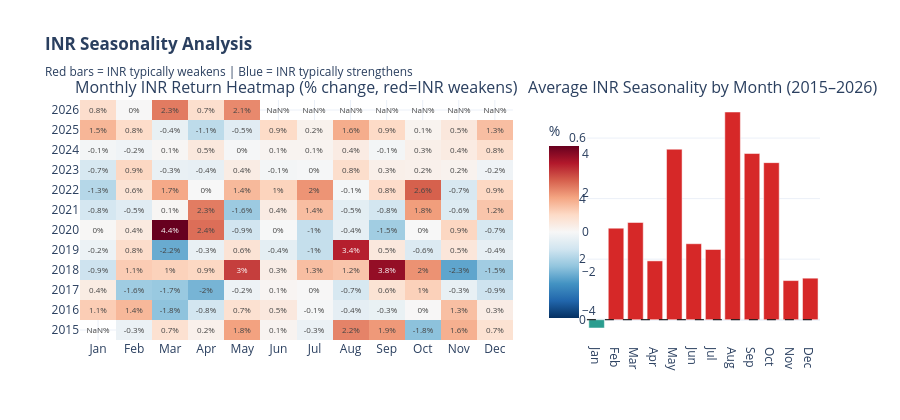

The code cell stored with this chart in its notebook:
### Code cell
# ── MONTHLY SEASONALITY HEATMAP ─────────────────────────
# Which month does INR typically weaken or strengthen?
monthly_ret = monthly.pct_change() * 100
heat_df = pd.DataFrame({
    "year":  monthly_ret.index.year,
    "month": monthly_ret.index.month,
    "ret":   monthly_ret.values
}).dropna()

pivot = heat_df.pivot_table(index="year", columns="month", values="ret", aggfunc="mean")
pivot.columns = ["Jan","Feb","Mar","Apr","May","Jun",
                 "Jul","Aug","Sep","Oct","Nov","Dec"]

avg_by_month = heat_df.groupby("month")["ret"].mean()
months_full  = ["Jan","Feb","Mar","Apr","May","Jun",
                "Jul","Aug","Sep","Oct","Nov","Dec"]

fig2 = make_subplots(
    rows=1, cols=2,
    subplot_titles=["Monthly INR Return Heatmap (% change, red=INR weakens)",
                    "Average INR Seasonality by Month (2015–2026)"],
    column_widths=[0.65, 0.35]
)

fig2.add_trace(go.Heatmap(
    z=pivot.values, x=list(pivot.columns), y=[str(y) for y in pivot.index],
    colorscale="RdBu_r", zmid=0,
    colorbar=dict(title="%", len=0.9, x=0.62),
    text=np.round(pivot.values,1), texttemplate="%{text}%",
    textfont=dict(size=8)
), row=1, col=1)

fig2.add_trace(go.Bar(
    x=months_full,
    y=avg_by_month.values,
    marker_color=["#D62828" if v > 0 else "#2A9D8F" for v in avg_by_month.values],
    showlegend=False
), row=1, col=2)

fig2.add_hline(y=0, line_dash="dash", line_color="black",
               line_width=1, row=1, col=2)
fig2.update_layout(height=420, template="plotly_white",
    title="<b>INR Seasonality Analysis</b><br>"
          "<sub>Red bars = INR typically weakens | Blue = INR typically strengthens</sub>")
fig2.write_html("../data/processed/seasonality_heatmap.html")
fig2.show()

### Figure 1 — Plotly figure (JSON) as saved in the notebook; plotly's stock layout.template omitted (floating-point values rounded to 4 significant figures; data arrays with more than 128 entries replaced by an {"elided": "..."} marker saying what was removed)
{"data": [{"colorbar": {"len": 0.9, "title": {"text": "%"}, "x": 0.62}, "colorscale": [[0, "rgb(5,48,97)"], [0.1, "rgb(33,102,172)"], [0.2, "rgb(67,147,195)"], [0.3, "rgb(146,197,222)"], [0.4, "rgb(209,229,240)"], [0.5, "rgb(247,247,247)"], [0.6, "rgb(253,219,199)"], [0.7, "rgb(244,165,130)"], [0.8, "rgb(214,96,77)"], [0.9, "rgb(178,24,43)"], [1, "rgb(103,0,31)"]], "text": {"elided": "12x12 float values"}, "textfont": {"size": 8}, "texttemplate": "%{text}%", "type": "heatmap", "x": ["Jan", "Feb", "Mar", "Apr", "May", "Jun", "Jul", "Aug", "Sep", "Oct", "Nov", "Dec"], "xaxis": "x", "y": ["2015", "2016", "2017", "2018", "2019", "2020", "2021", "2022", "2023", "2024", "2025", "2026"], "yaxis": "y", "z": {"elided": "12x12 float values"}, "zmid": 0}, {"marker": {"color": ["#2A9D8F", "#D62828", "#D62828", "#D62828", "#D62828", "#D62828", "#D62828", "#D62828", "#D62828", "#D62828", "#D62828", "#D62828"]}, "showlegend": false, "type": "bar", "x": ["Jan", "Feb", "Mar", "Apr", "May", "Jun", "Jul", "Aug", "Sep", "Oct", "Nov", "Dec"], "xaxis": "x2", "y": [-0.02738, 0.3025, 0.3211, 0.1943, 0.5633, 0.251, 0.2319, 0.6861, 0.5489, 0.5188, 0.1292, 0.1372], "yaxis": "y2"}], "layout": {"annotations": [{"font": {"size": 16}, "showarrow": false, "text": "Monthly INR Return Heatmap (% change, red=INR weakens)", "x": 0.2925, "xanchor": "center", "xref": "paper", "y": 1, "yanchor": "bottom", "yref": "paper"}, {"font": {"size": 16}, "showarrow": false, "text": "Average INR Seasonality by Month (2015–2026)", "x": 0.8425, "xanchor": "center", "xref": "paper", "y": 1, "yanchor": "bottom", "yref": "paper"}], "height": 420, "shapes": [{"line": {"color": "black", "dash": "dash", "width": 1}, "type": "line", "x0": 0, "x1": 1, "xref": "x2 domain", "y0": 0, "y1": 0, "yref": "y2"}], "title": {"text": "<b>INR Seasonality Analysis</b><br><sub>Red bars = INR typically weakens | Blue = INR typically strengthens</sub>"}, "xaxis": {"anchor": "y", "domain": [0, 0.585]}, "xaxis2": {"anchor": "y2", "domain": [0.685, 1]}, "yaxis": {"anchor": "x", "domain": [0, 1]}, "yaxis2": {"anchor": "x2", "domain": [0, 1]}}}
